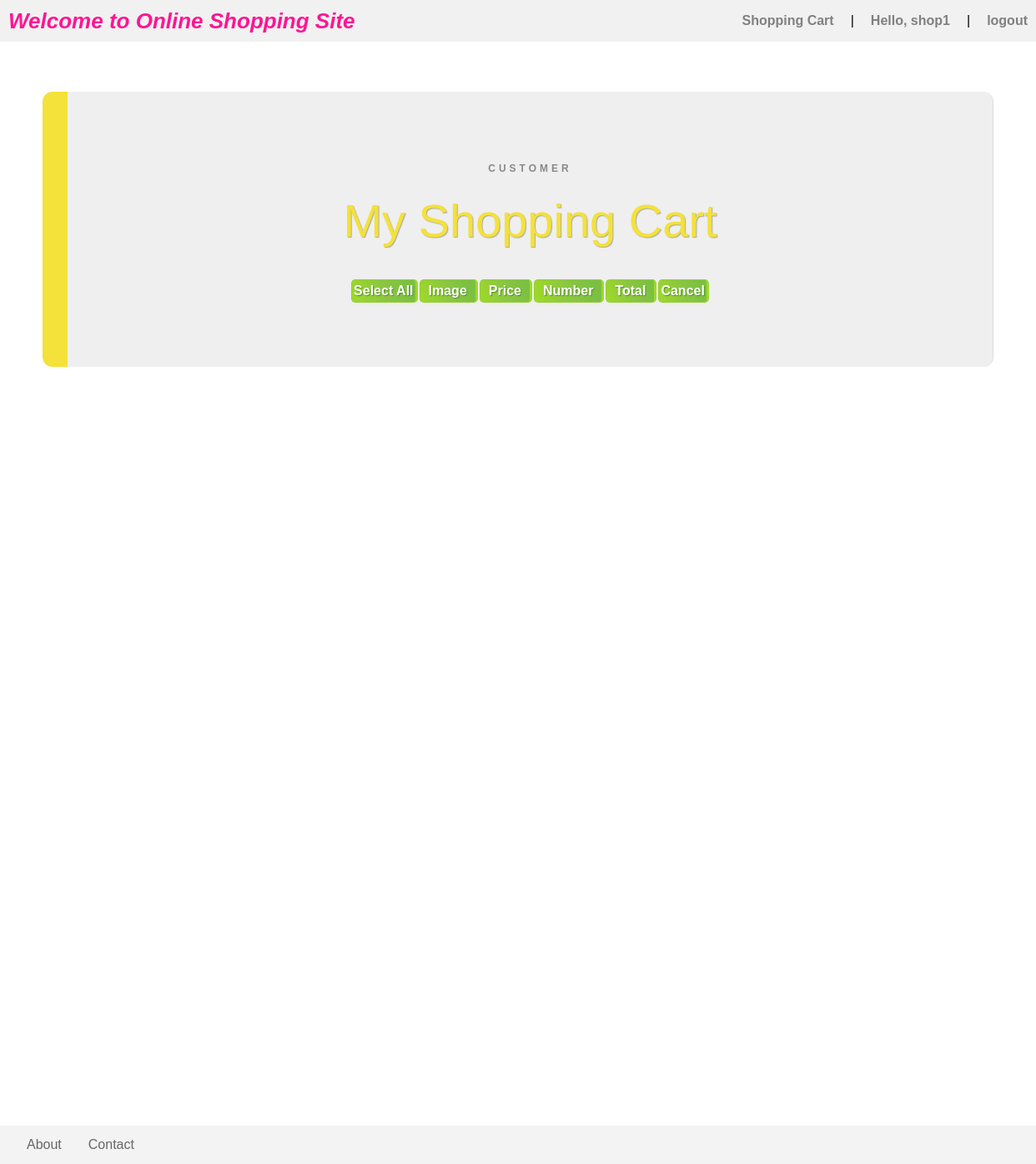
Before: /cart (signed in) with the older database file.
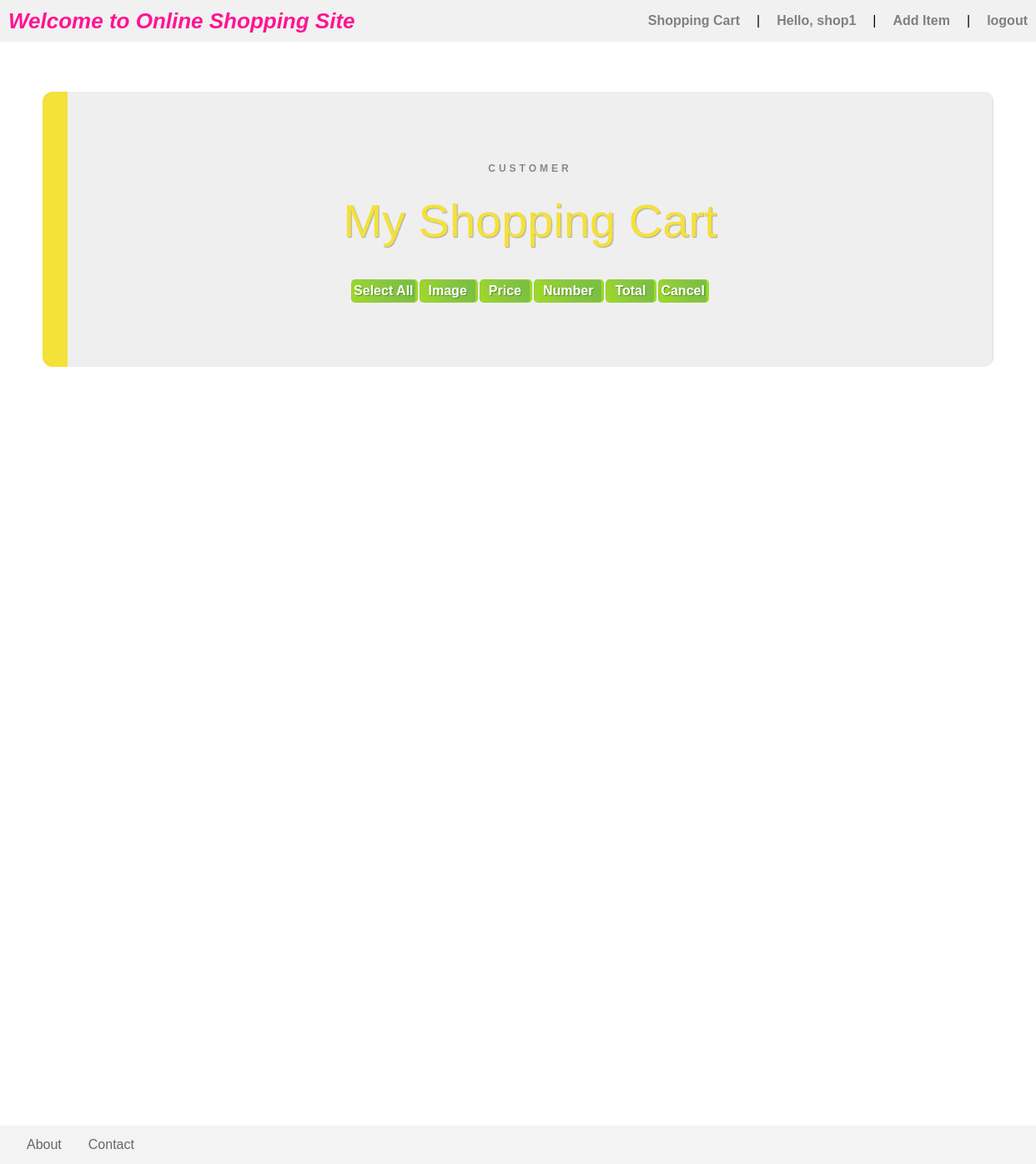
After: the same page with the newer database file.
### project/models/UserModel.py (models this page shows, shortened)
class User(UserMixin, PkModel):
    __tablename__ = "users"
    username = Column(db.String(80), unique=True, nullable=False)
    email = Column(db.String(80), unique=True, nullable=False)
    password = Column(db.String(128), nullable=True)
    created_at = Column(db.DateTime, nullable=False, default=dt.datetime.utcnow)
    first_name = Column(db.String(30), nullable=True)
    last_name = Column(db.String(30), nullable=True)
    active = Column(db.Boolean(), default=False)
    is_shopper = Column(db.Boolean(), default=False)
    items = db.relationship("Item", backref='owned_user', lazy=True)
    cart = db.relationship("Cart", backref='cart_user', lazy=True)

### project/shopping/cart.py (the view, shortened to what this page needs)
@blueprint.route("/cart", methods=["GET", "POST"])
@login_required
def shopping_cart():
    user = current_user
    cart = Cart.query.filter_by(user_id=user.id).all()
    res = {}
    shopping_cart_items = []
    return render_template("shopping/shopping_cart.html", cart_dict=res)

### project/models/UserModel.py (called while the page is built)
@login_manager.user_loader
def load_user(user_id):
    user = User.query.get(user_id)
    return user

### project/templates/shopping/shopping_cart.html (shortened to what this page needs)
{% extends "/base/base.html" %}
{% block style %}
    <link rel="stylesheet" href="../../static/css/shopping/shopping_cart.css">
{% endblock %}
{% block content %}
    <div class="shopping-cart-big-box">
        <div id="shopping-cart-box">
            <p class="shopping-cart-box-head"> Customer </p>
            <h1>My Shopping Cart</h1>
            <br>
            <br>
            <table class="shopping-cart-box-table">
                <thead>
                <tr>
                    <th class="cancel-column">Select All</th>
                    <th class="index-item-image-box">Image</th>
                    <th>Price</th>
                    <th class="number-margin">Number</th>
                    <th>Total</th>
                    <th class="cancel-column">Cancel</th>
                </tr>
                </thead>
            </table>
        </div>
    </div>
{% endblock %}

### project/templates/base/base.html (shortened to what this page needs)
<!DOCTYPE html>
<html lang="en">
<head>
    <link rel="stylesheet" href="{{ url_for('static',filename='css/base/base.css') }}">
    <link rel="stylesheet" href="{{ url_for('static',filename='css/base/footer.css') }}">
    <link rel="stylesheet" href="{{ url_for('static',filename='css/base/new_navbar.css') }}">
    {% block style %}
    {% endblock %}
</head>
<body>
<header>
    <nav>
        {% block nav %}
            <div class="nav-container-box">
                <a class="nav-main-text" href="{{ url_for("index.home") }}">Welcome to Online Shopping Site</a>
                <ul class="nav-right-bar">
                    {% if current_user.is_authenticated %}
                        <li class="nav-title_shopping_cart">
                            &nbsp;&nbsp;&nbsp;<a href="{{ url_for("cart.shopping_cart") }}">Shopping Cart</a>
                        </li>
                        <li>|</li>
                        <li><a href="{{ url_for("user.info") }}">Hello, {{ current_user.username }}</a></li>
                        {% if current_user.is_shopper %}
                            <li>|</li>
                            <li><a href="/item/add">Add Item</a></li>
                        {% endif %}
                        <li>|</li>
                        <li><a href="{{ url_for("user.logout") }}">logout</a></li>
                    {% endif %}
                </ul>
            </div>
        {% endblock %}
    </nav>
</header>
{% block body %}
    <section id="container">
        {% block content %}
        {% endblock %}
    </section>
    {% block footer %}
        {% include '/base/footer.html' %}
    {% endblock %}
{% endblock %}
</body>
</html>

### project/templates/base/footer.html
<footer class="footer-bar">
    <ul class="footer-item-list">
        <li><a href="{{ url_for('index.about') }}">About</a></li>
        <li><a href="mailto:yuyang.wang@ucdconnect.ie">Contact</a></li>
    </ul>
</footer>

### project/static/css/base/base.css (style rules this page uses)
* { list-style: none; margin: 0; padding: 0; font-family: Arial; }
body { display: flex; flex-direction: column; }
#container { display: flex; min-height: 1200px; flex-direction: column; }
* { transition: all 0.4s linear; -webkit-transition: all 0.4s linear; -moz-transition: all 0.4s linear; -o-transition: all 0.4s linear; }

### project/static/css/base/footer.css (style rules this page uses)
.footer-bar { width: 100%; display: flex; flex-direction: row; justify-content: flex-start; align-items: center; background-color: #f3f3f3; padding: 14px 16px; margin-top: 100px; }
.footer-item-list { display: flex; flex-direction: row; justify-content: flex-start; list-style-type: none; }
.footer-bar li a { color: #666; padding: 14px 16px; text-decoration: none; }

### project/static/css/base/new_navbar.css (style rules this page uses)
.nav-container-box { height: 50px; display: flex; flex-direction: row; justify-content: space-between; align-items: center; background-color: #f1f1f1; }
.nav-main-text { padding: 10px; text-decoration: none; font-size: 26px; font-weight: bold; font-style: italic; color: deeppink; float: left; }
.nav-right-bar { display: flex; flex-direction: row; justify-content: space-around; align-items: center; list-style: none; }
.nav-right-bar li { padding: 10px; }
.nav-right-bar li a { text-decoration: none; color: #c398e3; font-weight: bold; }
.nav-right-bar li a:link { color: gray; }

### project/static/css/shopping/shopping_cart.css (style rules this page uses)
#shopping-cart-box { background-color: #efefef; border-left: 30px solid #f4e139; border-right: 1px solid #ddd; -moz-box-shadow: 0px 0px 16px #aaa; border-radius: 12px; padding: 75px 120px; display: flex; flex-direction: column; justify-content: center; align-items: center; min-width: 70%; }
.shopping-cart-big-box { display: flex; flex-direction: column; align-items: center; margin-top: 60px; }
.shopping-cart-box-head { font-family: Helvetica, Arial, Serif; text-transform: uppercase; font-weight: bold; font-size: 12px; font-style: normal; letter-spacing: 4px; color: #888; border-bottom: 3px solid #f0f0f0; margin-bottom: 10px; padding: 10px; }
#shopping-cart-box h1 { display: flex; align-items: flex-start; font-family: "Trebuchet MS", sans-serif; color: #f4e139; font-weight: normal; font-style: normal; font-size: 56px; text-shadow: 1px 1px 1px #aaa; }
.shopping-cart-box-table { font-family: "Trebuchet MS", sans-serif; font-size: 16px; font-weight: bold; line-height: 1.4em; font-style: normal; }
.shopping-cart-box-table th { padding: 16px; color: #fff; text-shadow: 1px 1px 1px #568F23; border-bottom: 3px solid #9ED929; border-radius: 5px; min-width: 15%; background: transparent; margin: 2px; }
.shopping-cart-box-table th { color: #fff; text-shadow: 1px 1px 1px #568F23; background-color: #9DD929; border: 1px solid #93CE37; border-right: 3px solid #9ED929; padding: 0px 10px; background: -webkit-gradient( linear, left bottom, right top, color-stop(0.02, rgb(158, 217, 41)), color-stop(0.51, rgb(139, 198, 66)), color-stop(0.87, rgb(123, 192, 67)) ); background: -moz-linear-gradient( left bottom, rgb(158, 217, 41) 2%, rgb(139, 198, 66) 51%, rgb(123, 192, 67) 87% ); border-radius: 5px; }
.shopping-cart-big-box .shopping-cart-box-table .cancel-column { padding: 2px; }
.shopping-cart-big-box .shopping-cart-box-table .number-margin { min-width: 16%; margin-right: 6px; }

Changed rows visible on the page:
changed User "shop1": is_shopper False → True (drawn)
Other visible differences:
text now shown: "| Add Item"
